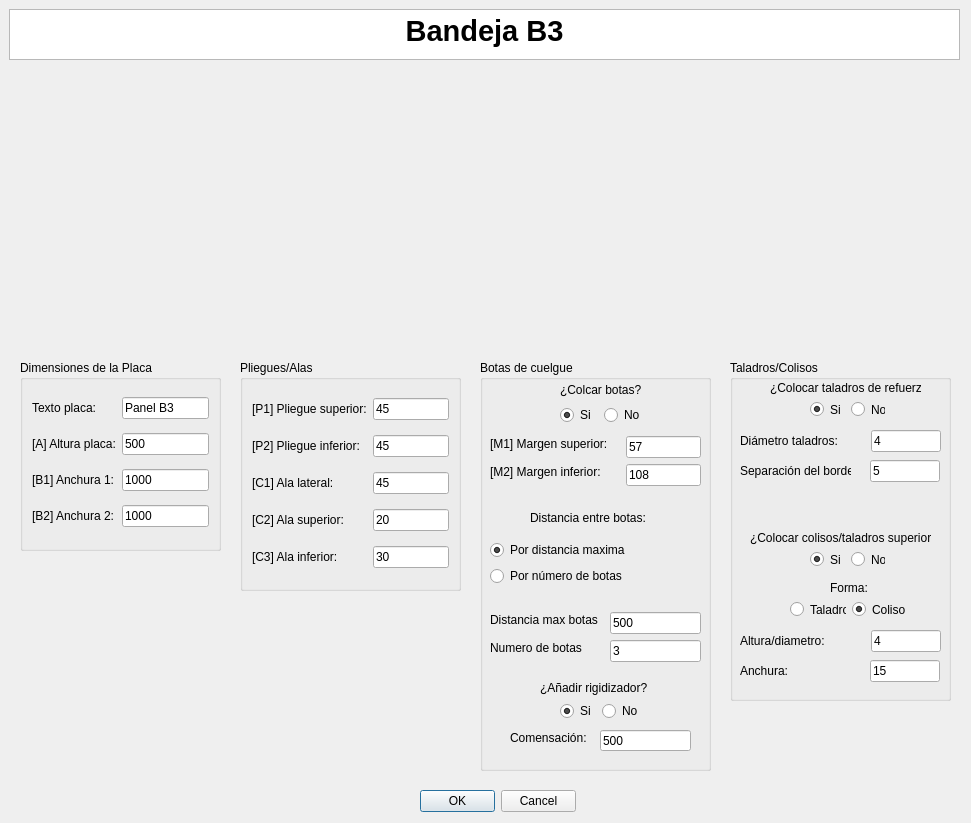
<?xml version="1.0" encoding="UTF-8"?>
<ui version="4.0">
 <class>MyPositionDialog</class>
 <widget class="QDialog" name="MyPositionDialog">
  <property name="geometry">
   <rect>
    <x>0</x>
    <y>0</y>
    <width>971</width>
    <height>823</height>
   </rect>
  </property>
  <property name="windowTitle">
   <string>Enter Position</string>
  </property>
  <property name="whatsThis">
   <string>&lt;html&gt;&lt;head/&gt;&lt;body&gt;&lt;p&gt;Esta ventana de KSDpanel te permite introducir todas las medidas correspondientes del panel seleccionado.&lt;/p&gt;&lt;p&gt;Recuerda que todas las medidas deben de ir en milimetros (mm).&lt;/p&gt;&lt;/body&gt;&lt;/html&gt;</string>
  </property>
  <widget class="QDialogButtonBox" name="buttonBox">
   <property name="geometry">
    <rect>
     <x>420</x>
     <y>790</y>
     <width>156</width>
     <height>23</height>
    </rect>
   </property>
   <property name="orientation">
    <enum>Qt::Horizontal</enum>
   </property>
   <property name="standardButtons">
    <set>QDialogButtonBox::Cancel|QDialogButtonBox::Ok</set>
   </property>
  </widget>
  <widget class="QTextBrowser" name="textBrowser">
   <property name="geometry">
    <rect>
     <x>9</x>
     <y>9</y>
     <width>951</width>
     <height>51</height>
    </rect>
   </property>
   <property name="html">
    <string>&lt;!DOCTYPE HTML PUBLIC &quot;-//W3C//DTD HTML 4.0//EN&quot; &quot;http://www.w3.org/TR/REC-html40/strict.dtd&quot;&gt;
&lt;html&gt;&lt;head&gt;&lt;meta name=&quot;qrichtext&quot; content=&quot;1&quot; /&gt;&lt;style type=&quot;text/css&quot;&gt;
p, li { white-space: pre-wrap; }
&lt;/style&gt;&lt;/head&gt;&lt;body style=&quot; font-family:'MS Shell Dlg 2'; font-size:8.25pt; font-weight:400; font-style:normal;&quot;&gt;
&lt;p align=&quot;center&quot; style=&quot; margin-top:0px; margin-bottom:0px; margin-left:0px; margin-right:0px; -qt-block-indent:0; text-indent:0px;&quot;&gt;&lt;span style=&quot; font-size:22pt; font-weight:600;&quot;&gt;Bandeja B3&lt;/span&gt;&lt;/p&gt;&lt;/body&gt;&lt;/html&gt;</string>
   </property>
  </widget>
  <widget class="QGroupBox" name="groupBox">
   <property name="geometry">
    <rect>
     <x>480</x>
     <y>360</y>
     <width>231</width>
     <height>411</height>
    </rect>
   </property>
   <property name="styleSheet">
    <string notr="true">font: 10pt &quot;MS Shell Dlg 2&quot;;</string>
   </property>
   <property name="title">
    <string>Botas de cuelgue</string>
   </property>
   <widget class="QLineEdit" name="numeroBotasUI">
    <property name="geometry">
     <rect>
      <x>130</x>
      <y>280</y>
      <width>91</width>
      <height>22</height>
     </rect>
    </property>
    <property name="text">
     <string>3</string>
    </property>
   </widget>
   <widget class="QLineEdit" name="distanciaEntreBotasUI">
    <property name="geometry">
     <rect>
      <x>130</x>
      <y>252</y>
      <width>91</width>
      <height>22</height>
     </rect>
    </property>
    <property name="text">
     <string>500</string>
    </property>
   </widget>
   <widget class="QLabel" name="label_7">
    <property name="geometry">
     <rect>
      <x>10</x>
      <y>280</y>
      <width>98</width>
      <height>16</height>
     </rect>
    </property>
    <property name="text">
     <string>Numero de botas</string>
    </property>
   </widget>
   <widget class="QLabel" name="label_6">
    <property name="geometry">
     <rect>
      <x>10</x>
      <y>252</y>
      <width>114</width>
      <height>16</height>
     </rect>
    </property>
    <property name="text">
     <string>Distancia max botas</string>
    </property>
   </widget>
   <widget class="QLabel" name="label_3">
    <property name="geometry">
     <rect>
      <x>10</x>
      <y>76</y>
      <width>130</width>
      <height>16</height>
     </rect>
    </property>
    <property name="text">
     <string>[M1] Margen superior:</string>
    </property>
   </widget>
   <widget class="QLabel" name="label_5">
    <property name="geometry">
     <rect>
      <x>10</x>
      <y>104</y>
      <width>124</width>
      <height>16</height>
     </rect>
    </property>
    <property name="text">
     <string>[M2] Margen inferior:</string>
    </property>
   </widget>
   <widget class="QLineEdit" name="margenAUI">
    <property name="geometry">
     <rect>
      <x>146</x>
      <y>76</y>
      <width>75</width>
      <height>22</height>
     </rect>
    </property>
    <property name="text">
     <string>57</string>
    </property>
   </widget>
   <widget class="QLineEdit" name="margenBUI">
    <property name="geometry">
     <rect>
      <x>146</x>
      <y>104</y>
      <width>75</width>
      <height>22</height>
     </rect>
    </property>
    <property name="text">
     <string>108</string>
    </property>
   </widget>
   <widget class="QLabel" name="label_10">
    <property name="geometry">
     <rect>
      <x>50</x>
      <y>150</y>
      <width>125</width>
      <height>16</height>
     </rect>
    </property>
    <property name="text">
     <string>Distancia entre botas:</string>
    </property>
   </widget>
   <widget class="QWidget" name="layoutWidget">
    <property name="geometry">
     <rect>
      <x>80</x>
      <y>21</y>
      <width>85</width>
      <height>44</height>
     </rect>
    </property>
    <layout class="QGridLayout" name="gridLayout">
     <item row="0" column="0" colspan="2">
      <widget class="QLabel" name="label_2">
       <property name="mouseTracking">
        <bool>false</bool>
       </property>
       <property name="text">
        <string>¿Colcar botas?</string>
       </property>
       <property name="buddy">
        <cstring>label_2</cstring>
       </property>
      </widget>
     </item>
     <item row="1" column="0">
      <widget class="QRadioButton" name="crearBotasUI">
       <property name="text">
        <string>Si</string>
       </property>
       <property name="checked">
        <bool>true</bool>
       </property>
      </widget>
     </item>
     <item row="1" column="1">
      <widget class="QRadioButton" name="noCrearBotasUI">
       <property name="text">
        <string>No</string>
       </property>
      </widget>
     </item>
    </layout>
   </widget>
   <widget class="QWidget" name="layoutWidget">
    <property name="geometry">
     <rect>
      <x>10</x>
      <y>180</y>
      <width>147</width>
      <height>48</height>
     </rect>
    </property>
    <layout class="QVBoxLayout" name="verticalLayout">
     <item>
      <widget class="QRadioButton" name="parametroBotasUI_3">
       <property name="text">
        <string>Por distancia maxima</string>
       </property>
       <property name="checked">
        <bool>true</bool>
       </property>
      </widget>
     </item>
     <item>
      <widget class="QRadioButton" name="parametroBotasUI">
       <property name="text">
        <string>Por número de botas</string>
       </property>
      </widget>
     </item>
    </layout>
   </widget>
   <widget class="QLabel" name="label_23">
    <property name="geometry">
     <rect>
      <x>60</x>
      <y>320</y>
      <width>121</width>
      <height>16</height>
     </rect>
    </property>
    <property name="text">
     <string>¿Añadir rigidizador?</string>
    </property>
   </widget>
   <widget class="QWidget" name="layoutWidget_2">
    <property name="geometry">
     <rect>
      <x>80</x>
      <y>340</y>
      <width>80</width>
      <height>22</height>
     </rect>
    </property>
    <layout class="QHBoxLayout" name="horizontalLayout_4">
     <item>
      <widget class="QRadioButton" name="crearRigidizadorUI">
       <property name="text">
        <string>Si</string>
       </property>
       <property name="checked">
        <bool>true</bool>
       </property>
      </widget>
     </item>
     <item>
      <widget class="QRadioButton" name="noCrearRigidizadorUI">
       <property name="text">
        <string>No</string>
       </property>
      </widget>
     </item>
    </layout>
   </widget>
   <widget class="QLineEdit" name="compensacionGrosorCompositeUI">
    <property name="geometry">
     <rect>
      <x>120</x>
      <y>370</y>
      <width>91</width>
      <height>21</height>
     </rect>
    </property>
    <property name="text">
     <string>500</string>
    </property>
   </widget>
   <widget class="QLabel" name="label_24">
    <property name="geometry">
     <rect>
      <x>30</x>
      <y>370</y>
      <width>91</width>
      <height>16</height>
     </rect>
    </property>
    <property name="text">
     <string>Comensación:</string>
    </property>
   </widget>
  </widget>
  <widget class="QGroupBox" name="groupBox_2">
   <property name="geometry">
    <rect>
     <x>240</x>
     <y>360</y>
     <width>221</width>
     <height>231</height>
    </rect>
   </property>
   <property name="styleSheet">
    <string notr="true">font: 10pt &quot;MS Shell Dlg 2&quot;;</string>
   </property>
   <property name="title">
    <string>Pliegues/Alas</string>
   </property>
   <layout class="QGridLayout" name="gridLayout_2">
    <item row="5" column="1">
     <widget class="QLineEdit" name="alaInferiorUI">
      <property name="text">
       <string>30</string>
      </property>
     </widget>
    </item>
    <item row="3" column="0">
     <widget class="QLabel" name="label_9">
      <property name="text">
       <string>[C1] Ala lateral:</string>
      </property>
     </widget>
    </item>
    <item row="3" column="1">
     <widget class="QLineEdit" name="alaIzquierdaUI">
      <property name="text">
       <string>45</string>
      </property>
     </widget>
    </item>
    <item row="4" column="0">
     <widget class="QLabel" name="label_11">
      <property name="text">
       <string>[C2] Ala superior:</string>
      </property>
     </widget>
    </item>
    <item row="0" column="0">
     <widget class="QLabel" name="label_13">
      <property name="text">
       <string>[P1] Pliegue superior:</string>
      </property>
     </widget>
    </item>
    <item row="5" column="0">
     <widget class="QLabel" name="label_12">
      <property name="text">
       <string>[C3] Ala inferior:</string>
      </property>
     </widget>
    </item>
    <item row="0" column="1">
     <widget class="QLineEdit" name="pliegueSuperiorUI">
      <property name="text">
       <string>45</string>
      </property>
     </widget>
    </item>
    <item row="4" column="1">
     <widget class="QLineEdit" name="alaSuperiorUI">
      <property name="text">
       <string>20</string>
      </property>
     </widget>
    </item>
    <item row="1" column="0">
     <widget class="QLabel" name="label_14">
      <property name="text">
       <string>[P2] Pliegue inferior:</string>
      </property>
     </widget>
    </item>
    <item row="1" column="1">
     <widget class="QLineEdit" name="pliegueInferiorUI">
      <property name="text">
       <string>45</string>
      </property>
     </widget>
    </item>
   </layout>
  </widget>
  <widget class="QLabel" name="imagenPanelUI">
   <property name="geometry">
    <rect>
     <x>220</x>
     <y>70</y>
     <width>521</width>
     <height>281</height>
    </rect>
   </property>
   <property name="text">
    <string/>
   </property>
   <property name="pixmap">
    <pixmap>../imagenes/REF_BH3cotas.jpg</pixmap>
   </property>
   <property name="scaledContents">
    <bool>true</bool>
   </property>
   <property name="wordWrap">
    <bool>false</bool>
   </property>
   <property name="margin">
    <number>0</number>
   </property>
   <property name="openExternalLinks">
    <bool>false</bool>
   </property>
  </widget>
  <widget class="QGroupBox" name="groupBox_3">
   <property name="geometry">
    <rect>
     <x>20</x>
     <y>360</y>
     <width>201</width>
     <height>191</height>
    </rect>
   </property>
   <property name="styleSheet">
    <string notr="true">font: 10pt &quot;MS Shell Dlg 2&quot;;</string>
   </property>
   <property name="title">
    <string>Dimensiones de la Placa</string>
   </property>
   <layout class="QGridLayout" name="gridLayout_3">
    <item row="2" column="1">
     <widget class="QLineEdit" name="anchura1UI">
      <property name="text">
       <string>1000</string>
      </property>
     </widget>
    </item>
    <item row="0" column="1">
     <widget class="QLineEdit" name="textoDescriptivoA0UI">
      <property name="text">
       <string>Panel B3</string>
      </property>
     </widget>
    </item>
    <item row="1" column="0">
     <widget class="QLabel" name="label_8">
      <property name="text">
       <string>[A] Altura placa:</string>
      </property>
     </widget>
    </item>
    <item row="0" column="0">
     <widget class="QLabel" name="label">
      <property name="text">
       <string>Texto placa:</string>
      </property>
     </widget>
    </item>
    <item row="2" column="0">
     <widget class="QLabel" name="label_4">
      <property name="text">
       <string>[B1] Anchura 1:</string>
      </property>
     </widget>
    </item>
    <item row="1" column="1">
     <widget class="QLineEdit" name="alturaPlacaUI">
      <property name="text">
       <string>500</string>
      </property>
     </widget>
    </item>
    <item row="3" column="0">
     <widget class="QLabel" name="label_22">
      <property name="text">
       <string>[B2] Anchura 2:</string>
      </property>
     </widget>
    </item>
    <item row="3" column="1">
     <widget class="QLineEdit" name="anchura2UI">
      <property name="text">
       <string>1000</string>
      </property>
     </widget>
    </item>
   </layout>
  </widget>
  <widget class="QGroupBox" name="groupBox_4">
   <property name="geometry">
    <rect>
     <x>730</x>
     <y>360</y>
     <width>221</width>
     <height>341</height>
    </rect>
   </property>
   <property name="title">
    <string>Taladros/Colisos</string>
   </property>
   <widget class="QLabel" name="label_15">
    <property name="geometry">
     <rect>
      <x>40</x>
      <y>20</y>
      <width>151</width>
      <height>16</height>
     </rect>
    </property>
    <property name="text">
     <string>¿Colocar taladros de refuerzo?</string>
    </property>
   </widget>
   <widget class="QLabel" name="label_16">
    <property name="geometry">
     <rect>
      <x>10</x>
      <y>70</y>
      <width>125</width>
      <height>22</height>
     </rect>
    </property>
    <property name="text">
     <string>Diámetro taladros:</string>
    </property>
   </widget>
   <widget class="QLineEdit" name="diametroTaladrosUI">
    <property name="geometry">
     <rect>
      <x>141</x>
      <y>70</y>
      <width>70</width>
      <height>22</height>
     </rect>
    </property>
    <property name="text">
     <string>4</string>
    </property>
   </widget>
   <widget class="QLineEdit" name="distanciaBordeUI">
    <property name="geometry">
     <rect>
      <x>140</x>
      <y>100</y>
      <width>70</width>
      <height>22</height>
     </rect>
    </property>
    <property name="text">
     <string>5</string>
    </property>
   </widget>
   <widget class="QLabel" name="label_17">
    <property name="geometry">
     <rect>
      <x>10</x>
      <y>100</y>
      <width>111</width>
      <height>21</height>
     </rect>
    </property>
    <property name="text">
     <string>Separación del borde:</string>
    </property>
   </widget>
   <widget class="QLabel" name="label_18">
    <property name="geometry">
     <rect>
      <x>20</x>
      <y>170</y>
      <width>181</width>
      <height>16</height>
     </rect>
    </property>
    <property name="text">
     <string>¿Colocar colisos/taladros superiores?</string>
    </property>
   </widget>
   <widget class="QLabel" name="label_19">
    <property name="geometry">
     <rect>
      <x>100</x>
      <y>220</y>
      <width>41</width>
      <height>16</height>
     </rect>
    </property>
    <property name="text">
     <string>Forma:</string>
    </property>
   </widget>
   <widget class="QLineEdit" name="anchuraColisoUI">
    <property name="geometry">
     <rect>
      <x>140</x>
      <y>300</y>
      <width>70</width>
      <height>22</height>
     </rect>
    </property>
    <property name="text">
     <string>15</string>
    </property>
   </widget>
   <widget class="QLineEdit" name="alturaColisoUI">
    <property name="geometry">
     <rect>
      <x>141</x>
      <y>270</y>
      <width>70</width>
      <height>22</height>
     </rect>
    </property>
    <property name="text">
     <string>4</string>
    </property>
   </widget>
   <widget class="QLabel" name="label_20">
    <property name="geometry">
     <rect>
      <x>10</x>
      <y>300</y>
      <width>111</width>
      <height>21</height>
     </rect>
    </property>
    <property name="text">
     <string>Anchura:</string>
    </property>
   </widget>
   <widget class="QLabel" name="label_21">
    <property name="geometry">
     <rect>
      <x>10</x>
      <y>270</y>
      <width>125</width>
      <height>22</height>
     </rect>
    </property>
    <property name="text">
     <string>Altura/diametro:</string>
    </property>
   </widget>
   <widget class="QWidget" name="layoutWidget">
    <property name="geometry">
     <rect>
      <x>80</x>
      <y>40</y>
      <width>75</width>
      <height>19</height>
     </rect>
    </property>
    <layout class="QHBoxLayout" name="horizontalLayout">
     <item>
      <widget class="QRadioButton" name="crearTaladrosUI">
       <property name="text">
        <string>Si</string>
       </property>
       <property name="checked">
        <bool>true</bool>
       </property>
      </widget>
     </item>
     <item>
      <widget class="QRadioButton" name="noCrearTaladrosUI">
       <property name="text">
        <string>No</string>
       </property>
      </widget>
     </item>
    </layout>
   </widget>
   <widget class="QWidget" name="layoutWidget">
    <property name="geometry">
     <rect>
      <x>80</x>
      <y>190</y>
      <width>75</width>
      <height>19</height>
     </rect>
    </property>
    <layout class="QHBoxLayout" name="horizontalLayout_2">
     <item>
      <widget class="QRadioButton" name="crearColisoUI">
       <property name="text">
        <string>Si</string>
       </property>
       <property name="checked">
        <bool>true</bool>
       </property>
      </widget>
     </item>
     <item>
      <widget class="QRadioButton" name="noCrearColisoUI">
       <property name="text">
        <string>No</string>
       </property>
      </widget>
     </item>
    </layout>
   </widget>
   <widget class="QWidget" name="layoutWidget">
    <property name="geometry">
     <rect>
      <x>60</x>
      <y>240</y>
      <width>118</width>
      <height>19</height>
     </rect>
    </property>
    <layout class="QHBoxLayout" name="horizontalLayout_3">
     <item>
      <widget class="QRadioButton" name="taladroColisoUI">
       <property name="text">
        <string>Taladro</string>
       </property>
      </widget>
     </item>
     <item>
      <widget class="QRadioButton" name="colisoColisoUI">
       <property name="text">
        <string>Coliso</string>
       </property>
       <property name="checked">
        <bool>true</bool>
       </property>
      </widget>
     </item>
    </layout>
   </widget>
  </widget>
  <zorder>groupBox_2</zorder>
  <zorder>groupBox</zorder>
  <zorder>buttonBox</zorder>
  <zorder>textBrowser</zorder>
  <zorder>imagenPanelUI</zorder>
  <zorder>groupBox_3</zorder>
  <zorder>groupBox_4</zorder>
 </widget>
 <resources/>
 <connections>
  <connection>
   <sender>buttonBox</sender>
   <signal>accepted()</signal>
   <receiver>MyPositionDialog</receiver>
   <slot>accept()</slot>
   <hints>
    <hint type="sourcelabel">
     <x>248</x>
     <y>254</y>
    </hint>
    <hint type="destinationlabel">
     <x>157</x>
     <y>274</y>
    </hint>
   </hints>
  </connection>
  <connection>
   <sender>buttonBox</sender>
   <signal>rejected()</signal>
   <receiver>MyPositionDialog</receiver>
   <slot>reject()</slot>
   <hints>
    <hint type="sourcelabel">
     <x>316</x>
     <y>260</y>
    </hint>
    <hint type="destinationlabel">
     <x>286</x>
     <y>274</y>
    </hint>
   </hints>
  </connection>
 </connections>
</ui>
